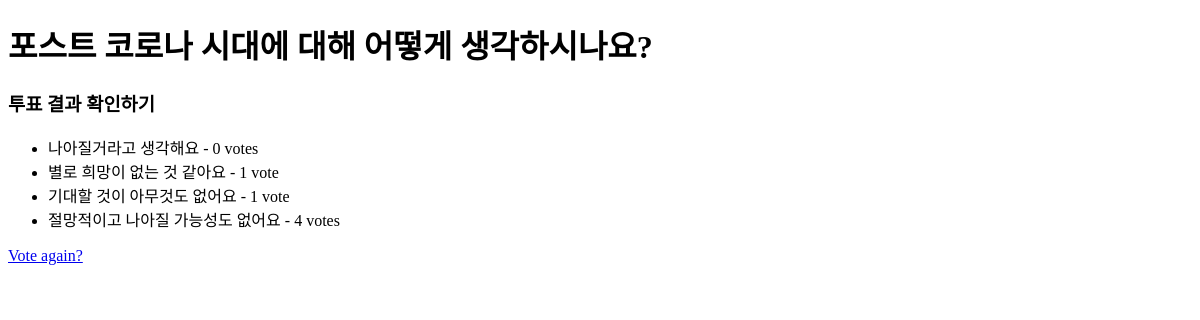
The page /polls/2/results/ on the database as committed earlier.
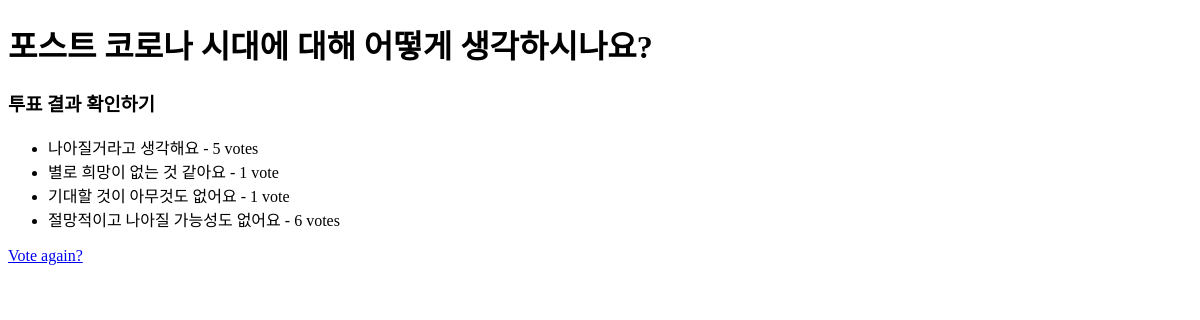
The same page on the database as committed later.
### polls/models.py (models this page shows, shortened)
class Choice(models.Model):
    question_id = models.ForeignKey(Question, on_delete=models.CASCADE)
    choice_text = models.CharField(max_length=200)
    votes = models.IntegerField(default=0)

### polls/views.py (the view)
# urls.py: path('<int:question_id>/results/', views.results, name='result'),
def results(request, question_id):
        question = get_object_or_404(Question, pk=question_id)
        return render(request, 'polls/results.html', {'question': question})

### polls/templates/polls/results.html (shortened to what this page needs)
<!DOCTYPE html>
<html lang="en">
<head>
</head>
<body>
<h1> {{ question.question_text }}</h1>
<h3> 투표 결과 확인하기 </h3>
<ul>
{% for choice in question.choice_set.all %}
    <li>{{ choice.choice_text }} - {{ choice.votes }} vote{{ choice.votes|pluralize }}</li>
{% endfor %}
</ul>
<a href="{% url 'polls:detail' question.id %}">Vote again?</a>
</body>
</html>

Rows that differ between the two databases and show on the page:
changed Choice "나아질거라고 생각해요": votes "0" → "5"
changed Choice "절망적이고 나아질 가능성도 없어요": votes "4" → "6"
